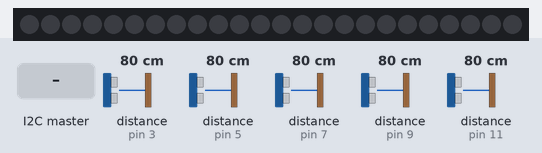
The sketch below on a simulated Arduino Uno, built with avr-gcc and run on an emulated ATmega328P. On the bench: 24 RGB LEDs in strip order, left to right. Wiring (inferred from the names in the program): 5 × ultrasonic range finder: trigger pin 2, echo pin 3 / trigger pin 4, echo pin 5 / trigger pin 6, echo pin 7 / trigger pin 8, echo pin 9 / trigger pin 10, echo pin 11. Inputs (shaded band) come from the test bench; at power-on: distance to the obstacle (sensors on pin 3, pin 5, pin 7, pin 9, pin 11) 80 cm. The echo pulse lasts 58.3 µs per cm; dim RGB values are drawn brighter than linear.

Above: at 1.2 s.
1.3 s: the I2C master sends the byte 1
At 2.3 s:
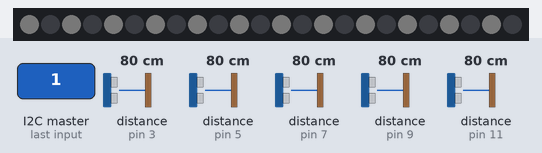
2.8 s: the I2C master sends the byte 2
4.3 s: the I2C master sends the byte 0
At 5.7 s:
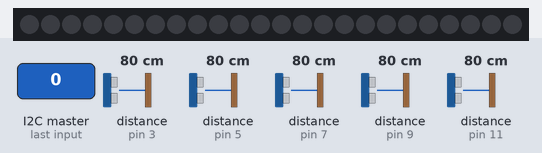
Timing chart, 0 to 7.3 s (numbered marks = the images above; inputs shaded):
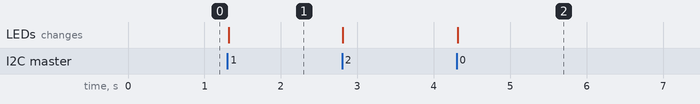

Measured:
- after the input at 1.3 s, the LEDs: change at once (image 1)
- after the input at 4.3 s, the LEDs: change at once (image 2)

The sketch:

Nano_Sensores_I2C_3x8.ino
```cpp
#include <Wire.h>
#include <Adafruit_NeoPixel.h>

// ====================================================================
//                    CONFIGURACION DE LAS TIRAS LED
// ====================================================================
// Tres tiras horizontales de ocho NeoPixels cada una. Se consideran una
// cadena logica de 24 LEDs; si las tres entradas DIN estan conectadas en
// paralelo, cada tira reproducira igualmente los primeros ocho valores.
constexpr uint8_t NUMERO_DE_TIRAS = 3;
constexpr uint8_t LEDS_POR_TIRA = 8;
constexpr uint16_t NUMERO_DE_LEDS =
    static_cast<uint16_t>(NUMERO_DE_TIRAS) * LEDS_POR_TIRA;

// false enciende 1, 3, 5 y 7 contando fisicamente desde 1.
// Cambia a true si prefieres encender 2, 4, 6 y 8.
constexpr bool EMPEZAR_CON_PRIMER_LED_APAGADO = false;
// ====================================================================

// --------------------------- Configuracion ---------------------------
constexpr uint8_t I2C_ADDRESS = 0x08;
constexpr uint8_t SENSOR_COUNT = 5;

constexpr uint8_t TRIGGER_PINS[SENSOR_COUNT] = {2, 4, 6, 8, 10};
constexpr uint8_t ECHO_PINS[SENSOR_COUNT] = {3, 5, 7, 9, 11};

// Distribucion fisica:
// S1 = izquierda 90 grados, S2 = izquierda 25 grados, S3 = frontal,
// S4 = derecha 25 grados y S5 = derecha 90 grados.
// Se lee primero S3 frontal y despues se alternan ambos lados.
constexpr uint8_t SENSOR_SCAN_ORDER[SENSOR_COUNT] = {2, 0, 4, 1, 3};

constexpr uint8_t NEOPIXEL_PIN = 12;

// Color de la tira cuando esta encendida: blanco.
// Puedes cambiar estos tres valores para usar otro color.
constexpr uint8_t LED_RED = 255;
constexpr uint8_t LED_GREEN = 255;
constexpr uint8_t LED_BLUE = 255;

// Para el control no necesitamos esperar ecos de hasta 4 m.
// 12 ms permite medir aproximadamente hasta 2 m y reduce mucho el tiempo
// perdido cuando un sensor no recibe eco.
constexpr unsigned long ECHO_TIMEOUT_US = 12000UL;
constexpr uint16_t MAX_DISTANCE_MM = 2000;
constexpr uint16_t INVALID_DISTANCE_MM = 0xFFFF;

// Con cinco sensores, 10 ms deja aproximadamente 50 ms como minimo antes de
// volver a disparar el mismo sensor. Si aparece interferencia, sube a 15 o 20.
constexpr uint8_t INTER_SENSOR_DELAY_MS = 10;

Adafruit_NeoPixel strip(
    NUMERO_DE_LEDS,
    NEOPIXEL_PIN,
    NEO_GRB + NEO_KHZ800
);

// Estas variables se comparten entre loop() y las interrupciones de I2C.
volatile uint16_t distancesMm[SENSOR_COUNT] = {
    INVALID_DISTANCE_MM,
    INVALID_DISTANCE_MM,
    INVALID_DISTANCE_MM,
    INVALID_DISTANCE_MM,
    INVALID_DISTANCE_MM
};

volatile uint8_t requestedBrightnessPercent = 0;

// -------------------------- Sensores HC-SR04 -------------------------

uint16_t readDistanceMm(uint8_t triggerPin, uint8_t echoPin) {
  digitalWrite(triggerPin, LOW);
  delayMicroseconds(3);
  digitalWrite(triggerPin, HIGH);
  delayMicroseconds(10);
  digitalWrite(triggerPin, LOW);

  const unsigned long durationUs =
      pulseIn(echoPin, HIGH, ECHO_TIMEOUT_US);

  if (durationUs == 0) {
    return INVALID_DISTANCE_MM;
  }

  // Distancia aproximada:
  //   centimetros = duracion_us / 58
  //   milimetros  = duracion_us * 10 / 58
  const unsigned long distanceMm =
      (durationUs * 10UL + 29UL) / 58UL;

  if (distanceMm > MAX_DISTANCE_MM) {
    return INVALID_DISTANCE_MM;
  }

  return static_cast<uint16_t>(distanceMm);
}

void scanAllSensors() {
  for (uint8_t position = 0; position < SENSOR_COUNT; ++position) {
    const uint8_t sensorIndex = SENSOR_SCAN_ORDER[position];
    const uint16_t newDistance = readDistanceMm(
        TRIGGER_PINS[sensorIndex],
        ECHO_PINS[sensorIndex]
    );

    // Publica cada lectura inmediatamente; ya no espera a terminar los cinco.
    // En un ATmega328P, copiar uint16_t no es atomico.
    noInterrupts();
    distancesMm[sensorIndex] = newDistance;
    interrupts();

    // Permite aplicar una nueva intensidad sin esperar una ronda completa.
    updateNeoPixelsIfNeeded();
    delay(INTER_SENSOR_DELAY_MS);
  }
}

// ----------------------------- NeoPixel ------------------------------

void updateNeoPixelsIfNeeded() {
  static uint8_t appliedPercent = 0xFF;

  const uint8_t percent = requestedBrightnessPercent;
  if (percent == appliedPercent) {
    return;
  }

  appliedPercent = percent;

  // El valor recibido por I2C siempre esta limitado a 0..100.
  const uint8_t brightness255 =
      static_cast<uint8_t>(map(percent, 0, 100, 0, 255));

  // Se escala el color directamente para evitar perdidas acumuladas al
  // cambiar repetidamente el brillo global de la libreria.
  const uint8_t red =
      (static_cast<uint16_t>(LED_RED) * brightness255) / 255;
  const uint8_t green =
      (static_cast<uint16_t>(LED_GREEN) * brightness255) / 255;
  const uint8_t blue =
      (static_cast<uint16_t>(LED_BLUE) * brightness255) / 255;

  const uint32_t activeColor = strip.Color(red, green, blue);
  strip.clear();

  // En cada tira enciende un LED si y uno no. El calculo se reinicia al
  // comenzar cada segmento para que las tres tiras tengan el mismo patron.
  for (uint8_t stripIndex = 0; stripIndex < NUMERO_DE_TIRAS; ++stripIndex) {
    const uint16_t firstLed =
        static_cast<uint16_t>(stripIndex) * LEDS_POR_TIRA;

    for (uint8_t ledInStrip = 0; ledInStrip < LEDS_POR_TIRA; ++ledInStrip) {
      const bool evenPosition = (ledInStrip % 2U) == 0;
      const bool turnOn = EMPEZAR_CON_PRIMER_LED_APAGADO
                              ? !evenPosition
                              : evenPosition;
      if (turnOn) {
        strip.setPixelColor(firstLed + ledInStrip, activeColor);
      }
    }
  }

  strip.show();
}

// ------------------------------- I2C ---------------------------------

// El ESP32 escribe un byte con la intensidad solicitada, de 0 a 100.
void onI2CReceive(int byteCount) {
  if (byteCount <= 0 || !Wire.available()) {
    return;
  }

  uint8_t percent = Wire.read();

  // Descarta cualquier byte adicional para dejar limpio el buffer.
  while (Wire.available()) {
    Wire.read();
  }

  if (percent > 100) {
    percent = 100;
  }

  requestedBrightnessPercent = percent;
}

// El ESP32 solicita 10 bytes:
// sensor 1 LOW, sensor 1 HIGH, ... sensor 5 LOW, sensor 5 HIGH.
void onI2CRequest() {
  uint8_t packet[SENSOR_COUNT * 2];

  for (uint8_t i = 0; i < SENSOR_COUNT; ++i) {
    const uint16_t distance = distancesMm[i];
    packet[i * 2] = static_cast<uint8_t>(distance & 0xFF);
    packet[i * 2 + 1] = static_cast<uint8_t>(distance >> 8);
  }

  Wire.write(packet, sizeof(packet));
}

// ----------------------------- Arduino -------------------------------

void setup() {
  for (uint8_t i = 0; i < SENSOR_COUNT; ++i) {
    pinMode(TRIGGER_PINS[i], OUTPUT);
    digitalWrite(TRIGGER_PINS[i], LOW);
    pinMode(ECHO_PINS[i], INPUT);
  }

  strip.begin();
  strip.clear();
  strip.show();

  // En el Nano clasico: SDA = A4 y SCL = A5.
  Wire.begin(I2C_ADDRESS);

  // La libreria Wire del AVR puede activar pull-ups internos hacia 5 V.
  // Se desactivan porque este bus comparte lineas con un ESP32 de 3.3 V.
  // La DFR0478 ya incluye pull-ups de 10 kohm hacia 3.3 V en SDA y SCL.
  digitalWrite(SDA, LOW);
  digitalWrite(SCL, LOW);

  Wire.onReceive(onI2CReceive);
  Wire.onRequest(onI2CRequest);
}

void loop() {
  updateNeoPixelsIfNeeded();
  scanAllSensors();
  updateNeoPixelsIfNeeded();
}
```
